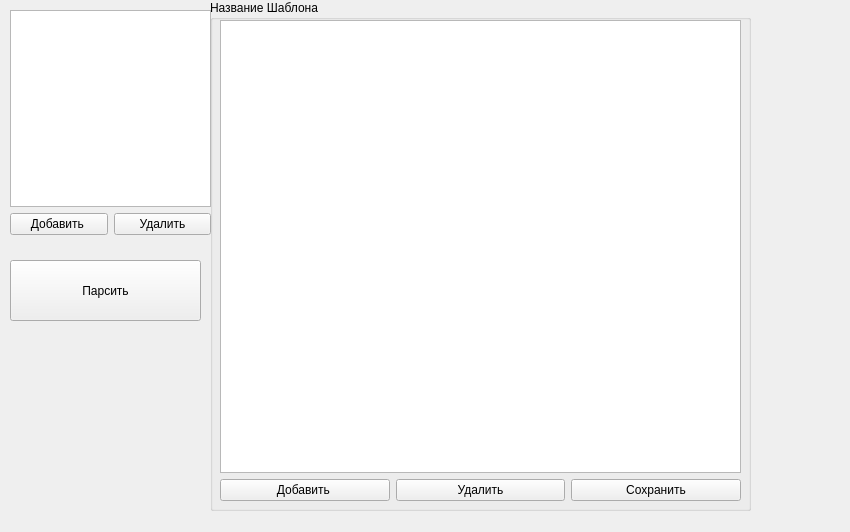
<?xml version="1.0" encoding="UTF-8"?>
<ui version="4.0">
 <class>SerializeUserInterface</class>
 <widget class="QWidget" name="SerializeUserInterface">
  <property name="geometry">
   <rect>
    <x>0</x>
    <y>0</y>
    <width>850</width>
    <height>532</height>
   </rect>
  </property>
  <property name="windowTitle">
   <string>Form</string>
  </property>
  <widget class="QGroupBox" name="groupBox">
   <property name="geometry">
    <rect>
     <x>210</x>
     <y>0</y>
     <width>541</width>
     <height>511</height>
    </rect>
   </property>
   <property name="title">
    <string>Название Шаблона</string>
   </property>
   <widget class="QWidget" name="layoutWidget">
    <property name="geometry">
     <rect>
      <x>10</x>
      <y>20</y>
      <width>521</width>
      <height>481</height>
     </rect>
    </property>
    <layout class="QVBoxLayout" name="verticalLayout_2">
     <item>
      <widget class="QTableWidget" name="paramsTable">
       <property name="columnCount">
        <number>5</number>
       </property>
       <attribute name="horizontalHeaderVisible">
        <bool>false</bool>
       </attribute>
       <column/>
       <column/>
       <column/>
       <column/>
       <column/>
      </widget>
     </item>
     <item>
      <layout class="QHBoxLayout" name="horizontalLayout_2">
       <item>
        <widget class="QPushButton" name="btnAddParameter">
         <property name="text">
          <string>Добавить </string>
         </property>
         <property name="checkable">
          <bool>false</bool>
         </property>
        </widget>
       </item>
       <item>
        <widget class="QPushButton" name="btnDeleteParam">
         <property name="text">
          <string>Удалить</string>
         </property>
        </widget>
       </item>
       <item>
        <widget class="QPushButton" name="btnSaveParams">
         <property name="text">
          <string>Сохранить</string>
         </property>
        </widget>
       </item>
      </layout>
     </item>
    </layout>
   </widget>
  </widget>
  <widget class="QWidget" name="layoutWidget">
   <property name="geometry">
    <rect>
     <x>10</x>
     <y>10</y>
     <width>201</width>
     <height>225</height>
    </rect>
   </property>
   <layout class="QVBoxLayout" name="verticalLayout">
    <item>
     <widget class="QListWidget" name="listWidget"/>
    </item>
    <item>
     <layout class="QHBoxLayout" name="horizontalLayout">
      <item>
       <widget class="QPushButton" name="btnAddTemplate">
        <property name="text">
         <string>Добавить </string>
        </property>
       </widget>
      </item>
      <item>
       <widget class="QPushButton" name="btnDeleteTemplate">
        <property name="text">
         <string>Удалить</string>
        </property>
       </widget>
      </item>
     </layout>
    </item>
   </layout>
  </widget>
  <widget class="QPushButton" name="pushButton">
   <property name="geometry">
    <rect>
     <x>10</x>
     <y>260</y>
     <width>191</width>
     <height>61</height>
    </rect>
   </property>
   <property name="text">
    <string>Парсить</string>
   </property>
  </widget>
 </widget>
 <resources/>
 <connections/>
</ui>
